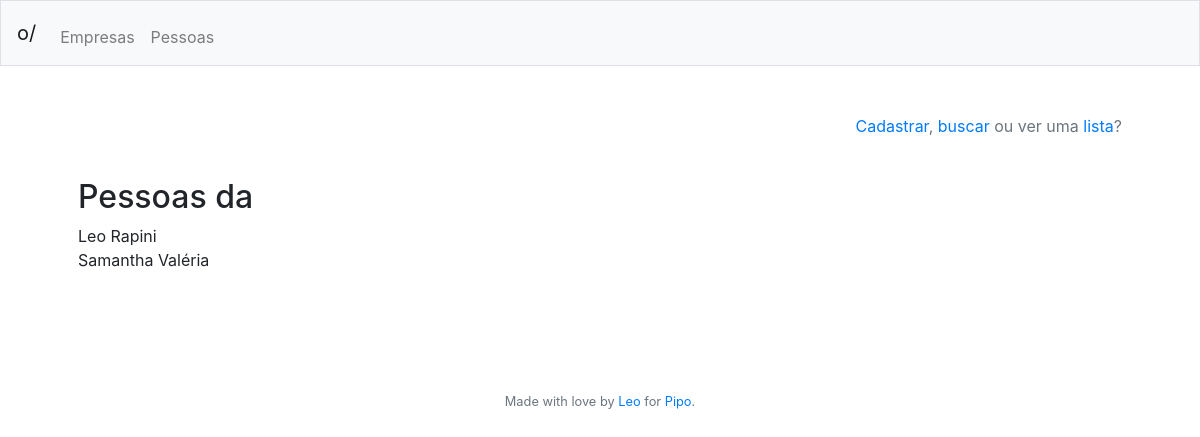
/pessoas/lista (signed in), run on an earlier commit of the app's database.
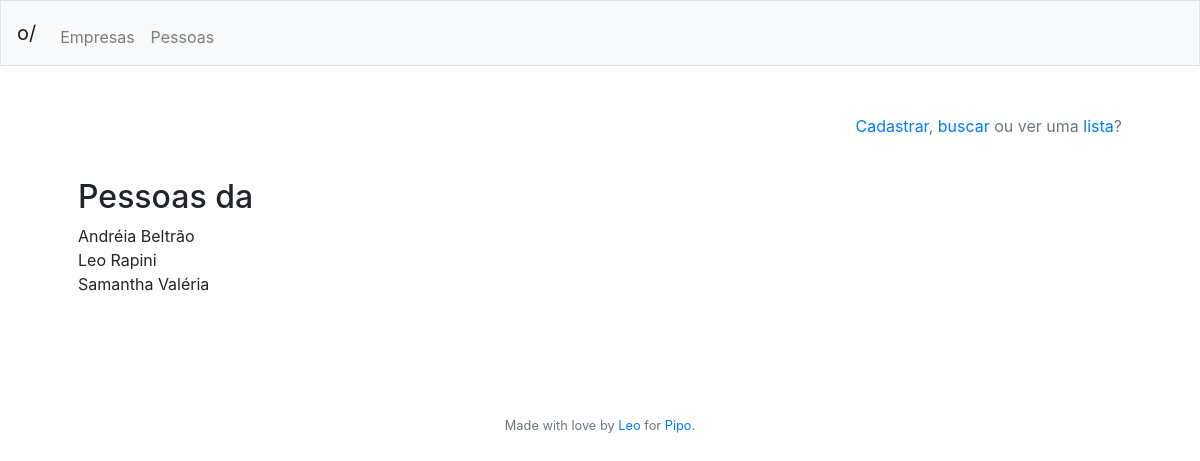
And on a later commit of the database.
### tables this page shows
CREATE TABLE colaborador
   				(id INTEGER NOT NULL PRIMARY KEY AUTOINCREMENT,
   				id_empresa INTEGER NOT NULL,
   				nome VARCHAR(255) NOT NULL,
   				cpf VARCHAR(11) NOT NULL,
   				ativo VARCHAR(1) NOT NULL,
   				timestamp DATETIME DEFAULT CURRENT_TIMESTAMP);

### app.py (the view)
@app.route("/pessoas/lista", methods=['GET'])
@login_required
def pessoaslista():
	return render_template("colaboradoreslista.html", header = get_header(session),
							lista_colaboradores = get_colaboradores(session["id_empresa"]))

### app.py (called while the page is built)
@app.after_request
def after_request(response):
    response.headers["Cache-Control"] = "no-cache, no-store, must-revalidate"
    response.headers["Expires"] = 0
    response.headers["Pragma"] = "no-cache"
    return response

@app.teardown_request
def remove_session(ex=None):
    db.remove()

def login_required(f):
    @wraps(f)
    def decorated_function(*args, **kwargs):
        if session.get("id_usuario") is None:
            return redirect("/login")
        return f(*args, **kwargs)
    return decorated_function

def get_header(session):
	try:
		header = {"nome": session["nome"],
					"empresa": session["empresa"],
					"admin": get_admin_title(session["admin"])}
	except:
		header = {"nome": "",
					"empresa": "",
					"admin": ""}
	return header

def get_colaboradores(id_empresa):
	colaboradores = db.execute("""SELECT * FROM colaborador WHERE id_empresa = :id_empresa ORDER BY nome""",
					{"id_empresa": id_empresa}).fetchall()
	return colaboradores

### templates/colaboradoreslista.html
{% extends "layout.html" %}
{% block main %}
	<p align="right" class="text-muted"><a href="/pessoass/cadastro">Cadastrar</a>, <a href="/pessoas/busca">buscar</a> ou ver uma <a href="/pessoas/lista">lista</a>?</p>
	<br>
	<h2>Pessoas da {{ header["empresa"] }}</h2>
	{% if lista_colaboradores is not none %}
		{% for colaborador in lista_colaboradores %}
			{{ colaborador["nome"] }}<br>
		{% endfor %}
	{% else %}
		<p>Nenhum resultado encontrado :(</p>
	{% endif %}
{% endblock %}

What changed in the data, as far as the page shows it:
added colaborador: nome "Andréia Beltrão"
